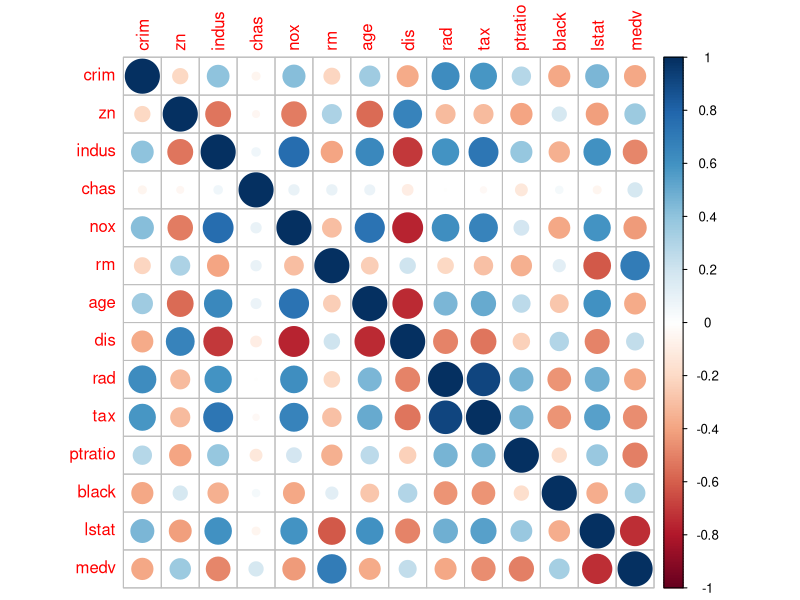
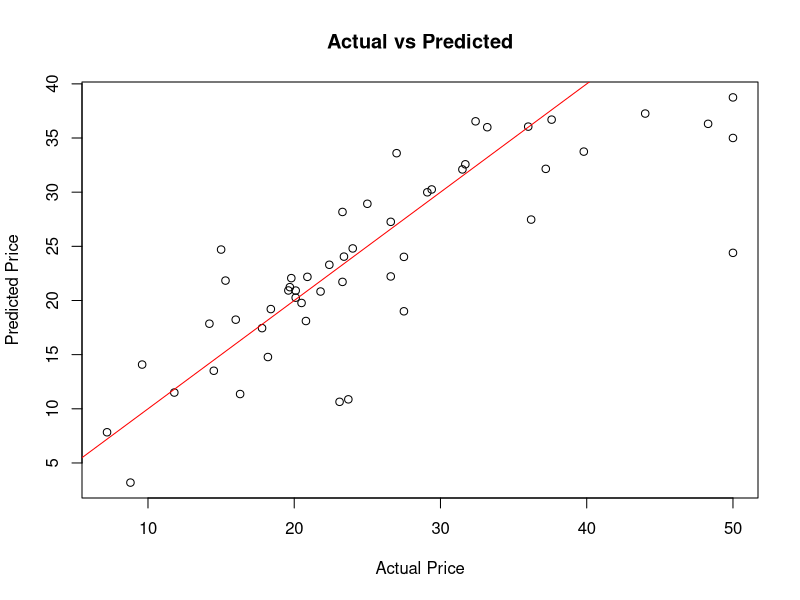

Source code (R) for these figures, in order:
data=data.frame(x1=c(2,3,4,5,6),x2=c(70,75,80,85,90),y=c(50,55,60,65,70))
test_data=data.frame(x1=c(7,8),x2=c(95,90))
model=lm(y~x1+x2,data)
predict(model,test_data)
install.packages("MASS")
library("MASS")
data("Boston")
head(Boston)
str(Boston)
dim(Boston)
summary(Boston)
cor(Boston)
install.packages("corrplot")
library(corrplot)
library(corrplot)
x=cor(Boston)
corrplot(x)
set.seed(100)
sample_rows<-sample(1:nrow(Boston),0.9*nrow(Boston))
train<-Boston[sample_rows,]
test<-Boston[-sample_rows,]
model<-lm(medv~.,data=train)
prediction<-predict(model,newdata=test)
comparison<-data.frame(Actual=test$medv,Predicted=prediction)
comparison
plot(test$medv,prediction,xlab = "Actual Price",ylab = "Predicted Price",main = "Actual vs Predicted")
abline(0,1,col="red")
